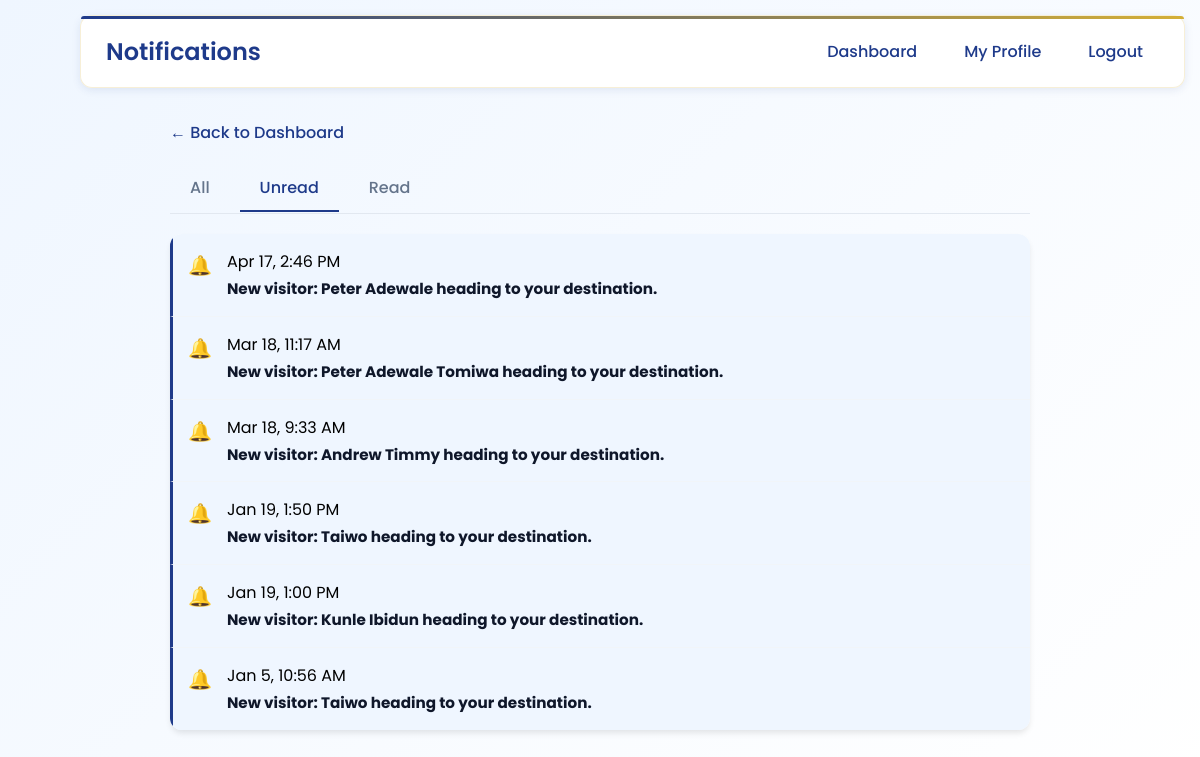
/notifications.php?filter=unread (signed in), run on the app's committed database.
### tables this page shows
CREATE TABLE `notifications` (
  `id` int(11) NOT NULL,
  `user_id` int(11) NOT NULL,
  `message` text NOT NULL,
  `is_read` tinyint(1) DEFAULT 0,
  `notification_type` enum('visitor_arrival','system','alert','checkout') DEFAULT 'visitor_arrival',
  `visitor_id` int(11) DEFAULT NULL,
  `action_url` varchar(255) DEFAULT NULL,
  `priority` enum('low','normal','high') DEFAULT 'normal',
  `read_at` timestamp NULL DEFAULT NULL,
  `created_at` timestamp NOT NULL DEFAULT current_timestamp()
);

### notifications.php (the view, shortened to what this page needs)
<?php
require_once 'db.php';
$filter = isset($_GET['filter']) ? $_GET['filter'] : 'all';
$page = isset($_GET['page']) ? max(1, intval($_GET['page'])) : 1;
$limit = 20;
$offset = ($page - 1) * $limit;
$where_clauses = ["n.user_id = ?"];
$params = [$_SESSION['user_id']];
$types = "i";
if ($filter === 'unread') {
    $where_clauses[] = "n.is_read = 0";
} elseif ($filter === 'read') {
    $where_clauses[] = "n.is_read = 1";
}
$where_sql = implode(" AND ", $where_clauses);
$sql = "
    SELECT
        n.*,
        v.fullname as visitor_name,
        v.purpose
    FROM notifications n
    LEFT JOIN visitors v ON n.visitor_id = v.id
    WHERE $where_sql
    ORDER BY n.created_at DESC
    LIMIT ? OFFSET ?
";
$stmt = $conn->prepare($sql);
$params[] = $limit;
$params[] = $offset;
$types .= "ii";
$stmt->bind_param($types, ...$params);
$stmt->execute();
$result = $stmt->get_result();
$notifications = [];
while ($row = $result->fetch_assoc()) {
    $notifications[] = $row;
}
?>
<!DOCTYPE html>
<html lang="en">
<head>
    <link rel="stylesheet" href="admin_profile.css?v=<?= time() ?>">
</head>
<body>
    <div class="top-nav">
        <div class="nav-left">
            <h1>Notifications</h1>
        </div>
        <div class="nav-right">
            <a href="admin_dashboard.php" class="nav-link">Dashboard</a>
            <a href="admin_profile.php" class="nav-link">My Profile</a>
            <a href="logout.php" class="nav-link">Logout</a>
        </div>
    </div>
    <div class="inbox-container">
        <a href="admin_dashboard.php" class="back-link">← Back to Dashboard</a>
        <div class="filter-tabs">
            <a href="?filter=all" class="filter-tab <?= $filter === 'all' ? 'active' : '' ?>">All</a>
            <a href="?filter=unread" class="filter-tab <?= $filter === 'unread' ? 'active' : '' ?>">Unread</a>
            <a href="?filter=read" class="filter-tab <?= $filter === 'read' ? 'active' : '' ?>">Read</a>
        </div>
        <div class="inbox-list" id="notificationsList">
            <?php if (empty($notifications)): ?>
                <div class="empty-state">
                    <div style="font-size: 40px; margin-bottom: 10px;">📭</div>
                    <p>No notifications found</p>
                </div>
            <?php else: ?>
                <?php foreach ($notifications as $notif): ?>
                    <div class="notification-item <?= $notif['is_read'] ? 'read' : 'unread' ?>"
                        data-notification-id="<?= $notif['id'] ?>" onclick="toggleNotification(this)">
                        <div class="notification-icon">
                            <?php if ($notif['notification_type'] === 'visitor_arrival'): ?>
                                🔔
                            <?php elseif ($notif['notification_type'] === 'checkout'): ?>
                                👋
                            <?php elseif ($notif['notification_type'] === 'message'): ?>
                                ✉️
                            <?php else: ?>
                                ℹ️
                            <?php endif; ?>
                        </div>
                        <div class="notification-content">
                            <div class="notification-header">
                                <span class="notification-date">
                                    <?= date('M j, g:i A', strtotime($notif['created_at'])) ?>
                                </span>
                            </div>
                            <div class="notification-preview">
                                <?= htmlspecialchars(strlen($notif['message']) > 100 ? substr($notif['message'], 0, 97) . '...' : $notif['message']) ?>
                            </div>
                        </div>
                    </div>
                <?php endforeach; ?>
            <?php endif; ?>
        </div>
    </div>
</body>
</html>

### admin_profile.css (style rules this page uses)
:root { --ui-primary: #1E3A8A; --ui-gold: #D4AF37; --ui-light: #EFF6FF; --ui-dark: #0F172A; --ui-accent: #1e40af; --ui-secondary: #DBEAFE; --ui-border: #BFDBFE; --ui-success: #10B981; --ui-shadow: 0 2px 8px rgba(30, 58, 138, 0.1); --ui-shadow-lg: 0 20px 60px rgba(30, 58, 138, 0.15); --status-available: #10B981; --status-busy: #F59E0B; --status-unavailable: #EF4444; --status-away: #6B7280; }
* { margin: 0; padding: 0; box-sizing: border-box; }
body { font-family: 'Poppins', sans-serif; background: linear-gradient(135deg, var(--ui-light) 0%, #ffffff 100%); min-height: 100vh; padding: 20px; padding-top: 80px; }
.top-nav { position: fixed; top: 15px; right: 15px; left: 80px; background: rgba(255, 255, 255, 0.95); backdrop-filter: blur(10px); border-radius: 12px; padding: 15px 25px; box-shadow: var(--ui-shadow); display: flex; justify-content: space-between; align-items: center; z-index: 999; border: 1px solid rgba(212, 175, 55, 0.2); }
.top-nav::before { content: ''; position: absolute; top: 0; left: 0; right: 0; height: 3px; background: linear-gradient(90deg, var(--ui-primary) 0%, var(--ui-gold) 100%); border-radius: 12px 12px 0 0; }
.top-nav h1 { font-size: 24px; color: var(--ui-primary); font-weight: 600; }
.nav-right { display: flex; gap: 15px; }
.nav-link { color: var(--ui-primary); text-decoration: none; padding: 8px 16px; border-radius: 8px; transition: all 0.3s ease; font-weight: 500; }
.notification-item { display: flex; gap: 15px; padding: 15px; border-bottom: 1px solid #f1f5f9; transition: all 0.2s; cursor: pointer; border-left: 3px solid transparent; }
.notification-item:last-child { border-bottom: none; }
.notification-item.unread { background-color: #eff6ff; border-left-color: var(--ui-primary); }
.notification-item.unread .notification-preview { font-weight: 700; color: var(--ui-dark); }
.notification-icon { font-size: 1.2rem; padding-top: 2px; }
.notification-content { flex: 1; }
.notification-header { display: flex; justify-content: space-between; margin-bottom: 4px; }
.notification-preview { font-size: 0.95rem; line-height: 1.5; }

### notifications.php (style rules this page uses)
.inbox-container { max-width: 900px; margin: 40px auto; padding: 0 20px; }
.filter-tabs { display: flex; gap: 10px; margin-bottom: 20px; border-bottom: 1px solid #e2e8f0; padding-bottom: 1px; }
.filter-tab { padding: 10px 20px; cursor: pointer; text-decoration: none; color: #64748b; font-weight: 500; border-bottom: 2px solid transparent; transition: all 0.2s; }
.filter-tab.active { color: var(--ui-primary); border-bottom-color: var(--ui-primary); }
.inbox-list { background: white; border-radius: 12px; box-shadow: 0 4px 6px -1px rgba(0, 0, 0, 0.1); overflow: hidden; }
.back-link { display: inline-flex; align-items: center; gap: 5px; color: var(--ui-primary); text-decoration: none; margin-bottom: 20px; font-weight: 500; }

### data on the page
notifications: created_at "Apr 17, 2:46 PM", message "New visitor: Peter Adewale heading to your destination."
notifications: created_at "Mar 18, 11:17 AM", message "New visitor: Peter Adewale Tomiwa heading to your destination."
notifications: created_at "Mar 18, 9:33 AM", message "New visitor: Andrew Timmy heading to your destination."
notifications: created_at "Jan 19, 1:50 PM", message "New visitor: Taiwo heading to your destination."
notifications: created_at "Jan 19, 1:00 PM", message "New visitor: Kunle Ibidun heading to your destination."
notifications: created_at "Jan 5, 10:56 AM", message "New visitor: Taiwo heading to your destination."
